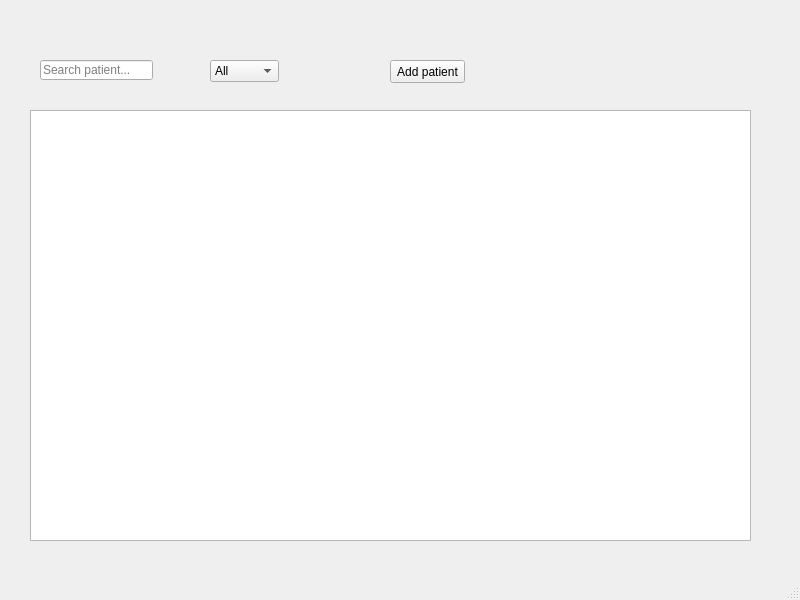
<?xml version="1.0" encoding="UTF-8"?>
<ui version="4.0">
 <class>PatientList</class>
 <widget class="QMainWindow" name="PatientList">
  <property name="geometry">
   <rect>
    <x>0</x>
    <y>0</y>
    <width>800</width>
    <height>600</height>
   </rect>
  </property>
  <property name="windowTitle">
   <string>Patient list</string>
  </property>
  <widget class="QWidget" name="centralwidget">
   <widget class="QTableView" name="patientView">
    <property name="geometry">
     <rect>
      <x>30</x>
      <y>110</y>
      <width>721</width>
      <height>431</height>
     </rect>
    </property>
   </widget>
   <widget class="QComboBox" name="testresultBox">
    <property name="geometry">
     <rect>
      <x>210</x>
      <y>60</y>
      <width>69</width>
      <height>22</height>
     </rect>
    </property>
    <item>
     <property name="text">
      <string>All</string>
     </property>
    </item>
    <item>
     <property name="text">
      <string>Positive</string>
     </property>
    </item>
    <item>
     <property name="text">
      <string>Negative</string>
     </property>
    </item>
   </widget>
   <widget class="QLineEdit" name="searchEdit">
    <property name="geometry">
     <rect>
      <x>40</x>
      <y>60</y>
      <width>113</width>
      <height>20</height>
     </rect>
    </property>
    <property name="placeholderText">
     <string>Search patient...</string>
    </property>
   </widget>
   <widget class="QPushButton" name="addpatientButton">
    <property name="geometry">
     <rect>
      <x>390</x>
      <y>60</y>
      <width>75</width>
      <height>23</height>
     </rect>
    </property>
    <property name="text">
     <string>Add patient</string>
    </property>
   </widget>
  </widget>
  <widget class="QMenuBar" name="menubar">
   <property name="geometry">
    <rect>
     <x>0</x>
     <y>0</y>
     <width>800</width>
     <height>21</height>
    </rect>
   </property>
  </widget>
  <widget class="QStatusBar" name="statusbar"/>
 </widget>
 <resources/>
 <connections/>
</ui>
